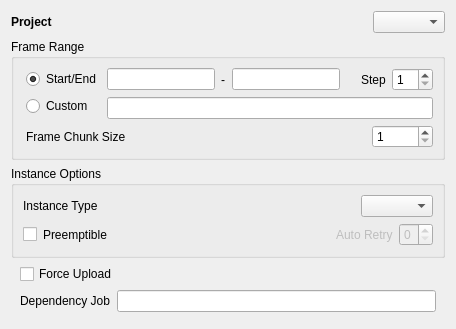
      <widget class="QWidget" name="ui_general_tab">
       <attribute name="title">
        <string>General</string>
       </attribute>
       <layout class="QVBoxLayout" name="verticalLayout_2">
        <item>
         <widget class="QWidget" name="ui_resource_wgt" native="true">
          <property name="toolTip">
           <string>[optional] Specify a resource string to associate the Conductor job with</string>
          </property>
          <layout class="QHBoxLayout" name="horizontalLayout_10">
           <property name="spacing">
            <number>20</number>
           </property>
           <property name="leftMargin">
            <number>0</number>
           </property>
           <property name="topMargin">
            <number>0</number>
           </property>
           <property name="rightMargin">
            <number>0</number>
           </property>
           <property name="bottomMargin">
            <number>0</number>
           </property>
           <item>
            <widget class="QLabel" name="label_6">
             <property name="styleSheet">
              <string notr="true">font: bold </string>
             </property>
             <property name="text">
              <string>Project</string>
             </property>
            </widget>
           </item>
           <item>
            <widget class="QComboBox" name="ui_project_cmbx">
             <property name="sizePolicy">
              <sizepolicy hsizetype="Maximum" vsizetype="Fixed">
               <horstretch>0</horstretch>
               <verstretch>0</verstretch>
              </sizepolicy>
             </property>
             <property name="isFileUserPref" stdset="0">
              <bool>true</bool>
             </property>
            </widget>
           </item>
          </layout>
         </widget>
        </item>
        <item>
         <widget class="QGroupBox" name="ui_framerange_grpbx">
          <property name="title">
           <string>Frame Range</string>
          </property>
          <layout class="QVBoxLayout" name="verticalLayout_17">
           <property name="leftMargin">
            <number>12</number>
           </property>
           <property name="bottomMargin">
            <number>9</number>
           </property>
           <item>
            <widget class="QWidget" name="widget_17" native="true">
             <layout class="QHBoxLayout" name="horizontalLayout_17">
              <property name="leftMargin">
               <number>0</number>
              </property>
              <property name="topMargin">
               <number>0</number>
              </property>
              <property name="rightMargin">
               <number>0</number>
              </property>
              <property name="bottomMargin">
               <number>0</number>
              </property>
              <item>
               <widget class="QWidget" name="widget_18" native="true">
                <layout class="QVBoxLayout" name="verticalLayout_18">
                 <property name="leftMargin">
                  <number>0</number>
                 </property>
                 <property name="topMargin">
                  <number>0</number>
                 </property>
                 <property name="rightMargin">
                  <number>0</number>
                 </property>
                 <property name="bottomMargin">
                  <number>0</number>
                 </property>
                 <item>
                  <widget class="QRadioButton" name="ui_start_end_rdbtn">
                   <property name="sizePolicy">
                    <sizepolicy hsizetype="Minimum" vsizetype="Fixed">
                     <horstretch>0</horstretch>
                     <verstretch>0</verstretch>
                    </sizepolicy>
                   </property>
                   <property name="text">
                    <string>Start/End</string>
                   </property>
                   <property name="checked">
                    <bool>true</bool>
                   </property>
                   <property name="isFileUserPref" stdset="0">
                    <bool>true</bool>
                   </property>
                  </widget>
                 </item>
                 <item>
                  <widget class="QRadioButton" name="ui_custom_rdbtn">
                   <property name="sizePolicy">
                    <sizepolicy hsizetype="Minimum" vsizetype="Fixed">
                     <horstretch>0</horstretch>
                     <verstretch>0</verstretch>
                    </sizepolicy>
                   </property>
                   <property name="toolTip">
                    <string>Use a custom frame range string. Specify...
    - individual frame(s), e.g &quot;1001, 1006&quot;
    - frame range, e.g &quot;1001-1006&quot;
    - frame range with frame skipping. e.g: &quot;1001-1006x2&quot;
    - or a mixture, e.g &quot;1001, 1005-1010, 1020-1030x5&quot;</string>
                   </property>
                   <property name="text">
                    <string>Custom</string>
                   </property>
                   <property name="isFileUserPref" stdset="0">
                    <bool>true</bool>
                   </property>
                  </widget>
                 </item>
                </layout>
               </widget>
              </item>
              <item>
               <widget class="QWidget" name="widget_19" native="true">
                <layout class="QVBoxLayout" name="verticalLayout_19">
                 <property name="leftMargin">
                  <number>0</number>
                 </property>
                 <property name="topMargin">
                  <number>0</number>
                 </property>
                 <property name="rightMargin">
                  <number>0</number>
                 </property>
                 <property name="bottomMargin">
                  <number>0</number>
                 </property>
                 <item>
                  <widget class="QWidget" name="ui_start_end_wgt" native="true">
                   <property name="layoutDirection">
                    <enum>Qt::RightToLeft</enum>
                   </property>
                   <layout class="QHBoxLayout" name="horizontalLayout_18">
                    <property name="leftMargin">
                     <number>0</number>
                    </property>
                    <property name="topMargin">
                     <number>0</number>
                    </property>
                    <property name="rightMargin">
                     <number>0</number>
                    </property>
                    <property name="bottomMargin">
                     <number>0</number>
                    </property>
                    <item>
                     <widget class="QWidget" name="widget_7" native="true">
                      <layout class="QHBoxLayout" name="horizontalLayout_8">
                       <property name="leftMargin">
                        <number>0</number>
                       </property>
                       <property name="topMargin">
                        <number>0</number>
                       </property>
                       <property name="rightMargin">
                        <number>0</number>
                       </property>
                       <property name="bottomMargin">
                        <number>0</number>
                       </property>
                       <item>
                        <widget class="QSpinBox" name="ui_step_frame_spnbx">
                         <property name="sizePolicy">
                          <sizepolicy hsizetype="Maximum" vsizetype="Fixed">
                           <horstretch>0</horstretch>
                           <verstretch>0</verstretch>
                          </sizepolicy>
                         </property>
                         <property name="layoutDirection">
                          <enum>Qt::LeftToRight</enum>
                         </property>
                         <property name="minimum">
                          <number>1</number>
                         </property>
                         <property name="maximum">
                          <number>99</number>
                         </property>
                         <property name="value">
                          <number>1</number>
                         </property>
                         <property name="isFileUserPref" stdset="0">
                          <bool>true</bool>
                         </property>
                        </widget>
                       </item>
                       <item>
                        <widget class="QLabel" name="label_3">
                         <property name="sizePolicy">
                          <sizepolicy hsizetype="Maximum" vsizetype="Preferred">
                           <horstretch>0</horstretch>
                           <verstretch>0</verstretch>
                          </sizepolicy>
                         </property>
                         <property name="text">
                          <string>Step</string>
                         </property>
                        </widget>
                       </item>
                      </layout>
                     </widget>
                    </item>
                    <item>
                     <spacer name="horizontalSpacer_2">
                      <property name="orientation">
                       <enum>Qt::Horizontal</enum>
                      </property>
                      <property name="sizeType">
                       <enum>QSizePolicy::Fixed</enum>
                      </property>
                      <property name="sizeHint" stdset="0">
                       <size>
                        <width>15</width>
                        <height>0</height>
                       </size>
                      </property>
                     </spacer>
                    </item>
                    <item>
                     <widget class="QLineEdit" name="ui_end_frame_lnedt">
                      <property name="minimumSize">
                       <size>
                        <width>50</width>
                        <height>0</height>
                       </size>
                      </property>
                      <property name="text">
                       <string/>
                      </property>
                      <property name="alignment">
                       <set>Qt::AlignRight|Qt::AlignTrailing|Qt::AlignVCenter</set>
                      </property>
                      <property name="isFileUserPref" stdset="0">
                       <bool>true</bool>
                      </property>
                     </widget>
                    </item>
                    <item>
                     <widget class="QLabel" name="label_4">
                      <property name="sizePolicy">
                       <sizepolicy hsizetype="Fixed" vsizetype="Preferred">
                        <horstretch>0</horstretch>
                        <verstretch>0</verstretch>
                       </sizepolicy>
                      </property>
                      <property name="minimumSize">
                       <size>
                        <width>5</width>
                        <height>0</height>
                       </size>
                      </property>
                      <property name="maximumSize">
                       <size>
                        <width>5</width>
                        <height>16777215</height>
                       </size>
                      </property>
                      <property name="text">
                       <string>-</string>
                      </property>
                     </widget>
                    </item>
                    <item>
                     <widget class="QLineEdit" name="ui_start_frame_lnedt">
                      <property name="minimumSize">
                       <size>
                        <width>50</width>
                        <height>0</height>
                       </size>
                      </property>
                      <property name="text">
                       <string/>
                      </property>
                      <property name="alignment">
                       <set>Qt::AlignRight|Qt::AlignTrailing|Qt::AlignVCenter</set>
                      </property>
                      <property name="isFileUserPref" stdset="0">
                       <bool>true</bool>
                      </property>
                     </widget>
                    </item>
                   </layout>
                  </widget>
                 </item>
                 <item>
                  <widget class="QWidget" name="ui_custom_wgt" native="true">
                   <layout class="QHBoxLayout" name="horizontalLayout_19">
                    <property name="spacing">
                     <number>0</number>
                    </property>
                    <property name="leftMargin">
                     <number>0</number>
                    </property>
                    <property name="topMargin">
                     <number>0</number>
                    </property>
                    <property name="rightMargin">
                     <number>0</number>
                    </property>
                    <property name="bottomMargin">
                     <number>0</number>
                    </property>
                    <item>
                     <widget class="QLineEdit" name="ui_custom_lnedt">
                      <property name="toolTip">
                       <string>Use a custom frame range string. Specify...
    - individual frame(s), e.g &quot;1001, 1006&quot;
    - frame range, e.g &quot;1001-1006&quot;
    - frame range with frame skipping. e.g: &quot;1001-1006x2&quot;
    - or a mixture, e.g &quot;1001, 1005-1010, 1020-1030x5&quot;</string>
                      </property>
                      <property name="isFileUserPref" stdset="0">
                       <bool>true</bool>
                      </property>
                     </widget>
                    </item>
                   </layout>
                  </widget>
                 </item>
                </layout>
               </widget>
              </item>
             </layout>
            </widget>
           </item>
           <item>
            <widget class="QWidget" name="widget_12" native="true">
             <layout class="QVBoxLayout" name="verticalLayout_15">
              <property name="leftMargin">
               <number>0</number>
              </property>
              <property name="topMargin">
               <number>0</number>
              </property>
              <property name="rightMargin">
               <number>0</number>
              </property>
              <property name="bottomMargin">
               <number>0</number>
              </property>
              <item>
               <widget class="QWidget" name="widget_13" native="true">
                <layout class="QHBoxLayout" name="horizontalLayout_9">
                 <property name="leftMargin">
                  <number>0</number>
                 </property>
                 <property name="topMargin">
                  <number>0</number>
                 </property>
                 <property name="rightMargin">
                  <number>0</number>
                 </property>
                 <property name="bottomMargin">
                  <number>0</number>
                 </property>
                 <item>
                  <widget class="QLabel" name="label_10">
                   <property name="sizePolicy">
                    <sizepolicy hsizetype="Maximum" vsizetype="Preferred">
                     <horstretch>0</horstretch>
                     <verstretch>0</verstretch>
                    </sizepolicy>
                   </property>
                   <property name="text">
                    <string>Frame Chunk Size</string>
                   </property>
                  </widget>
                 </item>
                 <item>
                  <spacer name="horizontalSpacer">
                   <property name="orientation">
                    <enum>Qt::Horizontal</enum>
                   </property>
                   <property name="sizeHint" stdset="0">
                    <size>
                     <width>40</width>
                     <height>20</height>
                    </size>
                   </property>
                  </spacer>
                 </item>
                 <item>
                  <widget class="QSpinBox" name="ui_chunk_size_spnbx">
                   <property name="sizePolicy">
                    <sizepolicy hsizetype="Maximum" vsizetype="Fixed">
                     <horstretch>0</horstretch>
                     <verstretch>0</verstretch>
                    </sizepolicy>
                   </property>
                   <property name="layoutDirection">
                    <enum>Qt::LeftToRight</enum>
                   </property>
                   <property name="minimum">
                    <number>1</number>
                   </property>
                   <property name="maximum">
                    <number>99999</number>
                   </property>
                   <property name="value">
                    <number>1</number>
                   </property>
                   <property name="isFileUserPref" stdset="0">
                    <bool>true</bool>
                   </property>
                  </widget>
                 </item>
                </layout>
               </widget>
              </item>
             </layout>
            </widget>
           </item>
          </layout>
         </widget>
        </item>
        <item>
         <widget class="QGroupBox" name="ui_instance_options_grpbx">
          <property name="title">
           <string>Instance Options</string>
          </property>
          <layout class="QVBoxLayout" name="verticalLayout_16">
           <item>
            <widget class="QWidget" name="ui_instance_type_wgt" native="true">
             <property name="toolTip">
              <string>Choose the type of machine to launch the job on</string>
             </property>
             <layout class="QHBoxLayout" name="horizontalLayout_11">
              <property name="leftMargin">
               <number>0</number>
              </property>
              <property name="topMargin">
               <number>0</number>
              </property>
              <property name="rightMargin">
               <number>0</number>
              </property>
              <property name="bottomMargin">
               <number>0</number>
              </property>
              <item>
               <widget class="QLabel" name="label_11">
                <property name="text">
                 <string>Instance Type</string>
                </property>
               </widget>
              </item>
              <item>
               <widget class="QComboBox" name="ui_instance_type_cmbx">
                <property name="sizePolicy">
                 <sizepolicy hsizetype="Maximum" vsizetype="Fixed">
                  <horstretch>0</horstretch>
                  <verstretch>0</verstretch>
                 </sizepolicy>
                </property>
                <property name="currentIndex">
                 <number>-1</number>
                </property>
                <property name="isFileUserPref" stdset="0">
                 <bool>true</bool>
                </property>
               </widget>
              </item>
             </layout>
            </widget>
           </item>
           <item>
            <widget class="QWidget" name="ui_preemptible_wgt" native="true">
             <property name="toolTip">
              <string>A preemptible instance can be up to 50% less expensive, but could be terminated before it completes a task.
Preemption rate ~10%.  Recommended best use when renders are short, or not against a mission critical deadline.</string>
             </property>
             <layout class="QHBoxLayout" name="horizontalLayout_4">
              <property name="leftMargin">
               <number>0</number>
              </property>
              <property name="topMargin">
               <number>0</number>
              </property>
              <property name="rightMargin">
               <number>0</number>
              </property>
              <property name="bottomMargin">
               <number>0</number>
              </property>
              <item>
               <widget class="QCheckBox" name="ui_preemptible_chkbx">
                <property name="layoutDirection">
                 <enum>Qt::RightToLeft</enum>
                </property>
                <property name="text">
                 <string/>
                </property>
                <property name="isFileUserPref" stdset="0">
                 <bool>true</bool>
                </property>
               </widget>
              </item>
              <item>
               <widget class="QLabel" name="label_12">
                <property name="text">
                 <string>Preemptible</string>
                </property>
               </widget>
              </item>
              <item>
               <spacer name="horizontalSpacer_3">
                <property name="orientation">
                 <enum>Qt::Horizontal</enum>
                </property>
                <property name="sizeHint" stdset="0">
                 <size>
                  <width>40</width>
                  <height>20</height>
                 </size>
                </property>
               </spacer>
              </item>
              <item>
               <widget class="QWidget" name="ui_autoretry_wgt" native="true">
                <property name="enabled">
                 <bool>false</bool>
                </property>
                <property name="toolTip">
                 <string>The maximum amount of times to automatically retry preempted tasks</string>
                </property>
                <layout class="QHBoxLayout" name="horizontalLayout_7">
                 <property name="leftMargin">
                  <number>0</number>
                 </property>
                 <property name="topMargin">
                  <number>0</number>
                 </property>
                 <property name="rightMargin">
                  <number>0</number>
                 </property>
                 <property name="bottomMargin">
                  <number>0</number>
                 </property>
                 <item>
                  <widget class="QLabel" name="label_2">
                   <property name="text">
                    <string>Auto Retry</string>
                   </property>
                  </widget>
                 </item>
                 <item>
                  <widget class="QSpinBox" name="ui_autoretry_spnbx">
                   <property name="maximum">
                    <number>5</number>
                   </property>
                   <property name="isFileUserPref" stdset="0">
                    <bool>true</bool>
                   </property>
                  </widget>
                 </item>
                </layout>
               </widget>
              </item>
             </layout>
            </widget>
           </item>
          </layout>
         </widget>
        </item>
        <item>
         <widget class="QWidget" name="ui_advanced_wgt" native="true">
          <layout class="QVBoxLayout" name="verticalLayout_7">
           <property name="topMargin">
            <number>0</number>
           </property>
           <property name="bottomMargin">
            <number>0</number>
           </property>
           <item>
            <widget class="QCheckBox" name="ui_force_upload_chkbx">
             <property name="text">
              <string>Force Upload</string>
             </property>
            </widget>
           </item>
           <item>
            <widget class="QWidget" name="widget_8" native="true">
             <layout class="QHBoxLayout" name="horizontalLayout_6">
              <property name="leftMargin">
               <number>0</number>
              </property>
              <property name="topMargin">
               <number>0</number>
              </property>
              <property name="rightMargin">
               <number>0</number>
              </property>
              <property name="bottomMargin">
               <number>0</number>
              </property>
              <item>
               <widget class="QLabel" name="label">
                <property name="text">
                 <string>Dependency Job</string>
                </property>
               </widget>
              </item>
              <item>
               <widget class="QLineEdit" name="lineEdit"/>
              </item>
             </layout>
            </widget>
           </item>
          </layout>
          <zorder>widget_8</zorder>
          <zorder>ui_force_upload_chkbx</zorder>
         </widget>
        </item>
        <item>
         <widget class="QWidget" name="ui_extended_container_wgt" native="true">
          <layout class="QVBoxLayout" name="verticalLayout_5">
           <property name="spacing">
            <number>0</number>
           </property>
           <property name="leftMargin">
            <number>0</number>
           </property>
           <property name="topMargin">
            <number>0</number>
           </property>
           <property name="rightMargin">
            <number>0</number>
           </property>
           <property name="bottomMargin">
            <number>0</number>
           </property>
          </layout>
         </widget>
        </item>
       </layout>
       <zorder>ui_advanced_wgt</zorder>
       <zorder>ui_framerange_grpbx</zorder>
       <zorder>ui_instance_options_grpbx</zorder>
       <zorder>ui_extended_container_wgt</zorder>
       <zorder>ui_resource_wgt</zorder>
      </widget>
